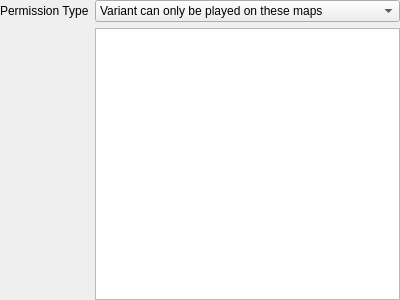
<?xml version="1.0" encoding="UTF-8"?>
<ui version="4.0">
 <class>ScriptEditorPageMapPerms</class>
 <widget class="QWidget" name="ScriptEditorPageMapPerms">
  <property name="geometry">
   <rect>
    <x>0</x>
    <y>0</y>
    <width>400</width>
    <height>300</height>
   </rect>
  </property>
  <property name="windowTitle">
   <string>Form</string>
  </property>
  <layout class="QGridLayout" name="gridLayout">
   <property name="leftMargin">
    <number>0</number>
   </property>
   <property name="topMargin">
    <number>0</number>
   </property>
   <property name="rightMargin">
    <number>0</number>
   </property>
   <property name="bottomMargin">
    <number>0</number>
   </property>
   <item row="0" column="0">
    <widget class="QLabel" name="label_4">
     <property name="text">
      <string>Permission Type</string>
     </property>
     <property name="buddy">
      <cstring>type</cstring>
     </property>
    </widget>
   </item>
   <item row="0" column="1">
    <widget class="QComboBox" name="type">
     <item>
      <property name="text">
       <string>Variant can only be played on these maps</string>
      </property>
     </item>
     <item>
      <property name="text">
       <string>Variant can be played on any maps but these</string>
      </property>
     </item>
    </widget>
   </item>
   <item row="1" column="1">
    <widget class="QListWidget" name="list"/>
   </item>
  </layout>
 </widget>
 <resources/>
 <connections/>
</ui>
